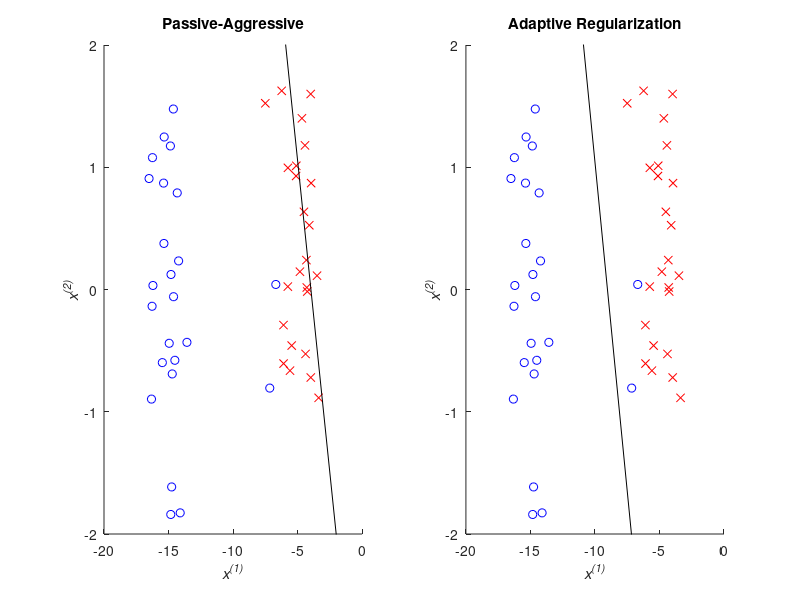

This figure's MATLAB source:
%% Example 15.2 Adaptive Regularization Classification
%
% * *Result in book* : Figure 15.5
% * *Code in book* : Figure 15.6
% * *Output* : |eg15_2.png|
% * *Usage* : |eg15_2(), eg15_2(50)|
%
%% Source Code
function eg15_2(n)
    % init
    rng(0, 'v5uniform'); rng(0, 'v5normal');
    % recommended, use it in future instead of
    % rand('state', 0); randn('state', 0);
    if nargin < 1
        n = 50;
    end
    x = [randn(1, n / 2) - 15, randn(1, n / 2) - 5; randn(1, n)]';
    y = [ones(n / 2, 1); -ones(n / 2, 1)];
    x(1 : 2, 1) = x(1 : 2, 1) + 10;
    x(:, 3) = 1;
    p = randperm(n);
    x = x(p, :);
    y = y(p);

    t = zeros(3, 1);
    l = 1;

    figure('Name', 'Adaptive Regularization Classification Example'); clf;

    for ii = 1 : length(x)
        xi = x(ii, :)';
        yi = y(ii);
        t = t + yi * max(0, 1 - t' * xi * yi) / (xi' * xi + l) * xi;
    end

    subplot(1, 2, 1); hold on;
    axis([-20 0 -2 2]);
    plot(x(y == 1, 1), x(y == 1, 2), 'bo');
    plot(x(y == -1, 1), x(y == -1, 2), 'rx');
    plot([-20 0], -(t(3) + [-20 0] * t(1)) / t(2), 'k-');
    setFigure('Passive-Aggressive');

    mu = zeros(3, 1);
    S = eye(3);
    C = 1;
    for ii = 1 : length(x)
        xi = x(ii, :)';
        yi = y(ii);
        z = S * xi;
        b = xi' * z + C;
        m = yi * mu' * xi;
        if m < 1
            mu = mu + yi * (1 - m) * z / b;
            S = S - z * z' / b;
        end
    end

    subplot(1, 2, 2); hold on;
    axis([-20 0 -2 2]);
    plot(x(y == 1, 1), x(y == 1, 2), 'bo');
    plot(x(y == -1, 1), x(y == -1, 2), 'rx');
    plot([-20 0],  -( mu(3) + [-20 0] * mu(1) ) / mu(2), 'k-');
    setFigure('Adaptive Regularization');

    saveas(gcf, 'eg15_2', 'png');

    % sub-function, figure setting
    function [] = setFigure( tag )
        title(tag);
        xlabel('\itx^{(1)}');
        ylabel('\itx^{(2)}');
    end
end
